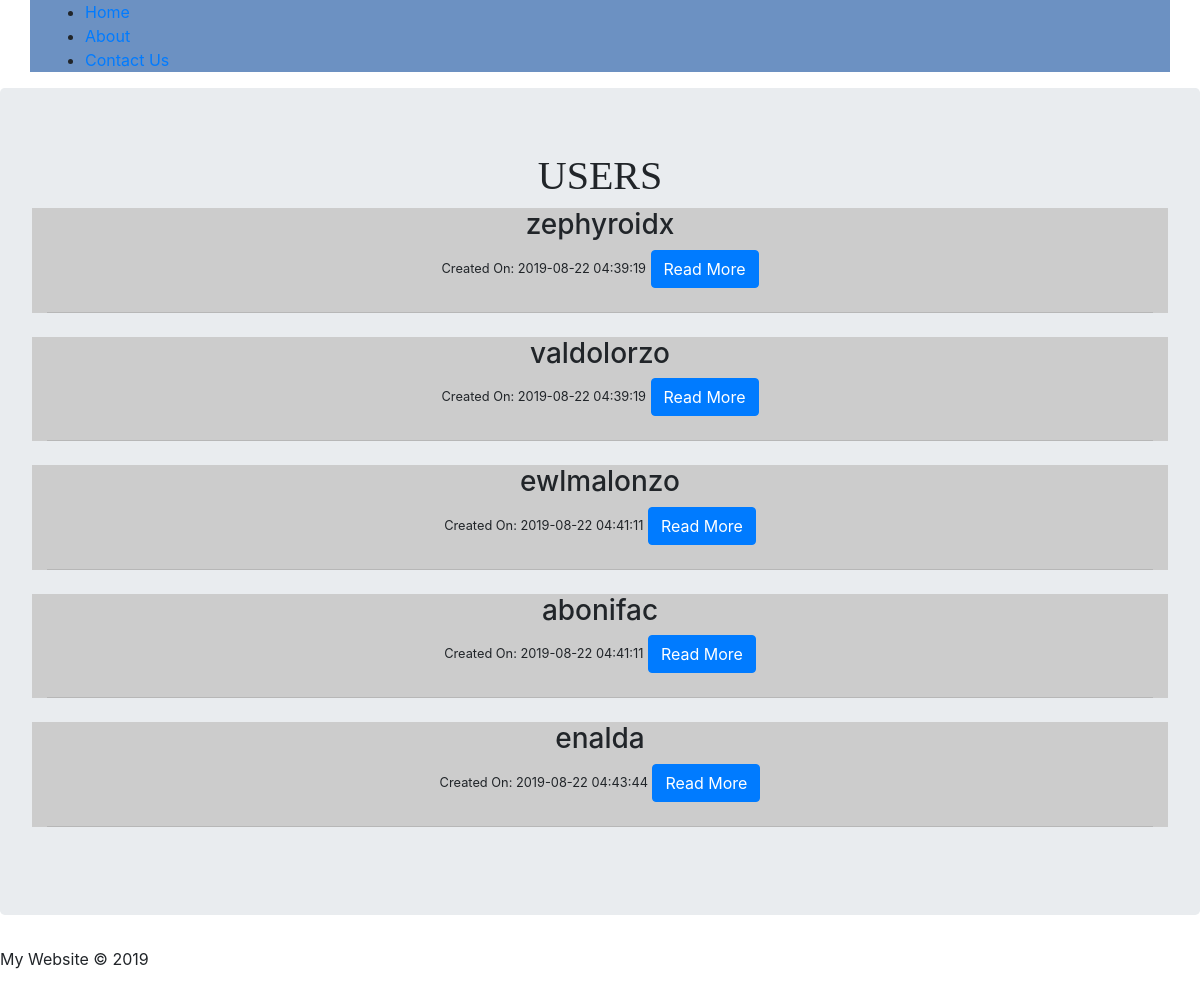
Page /Database/index.php on the committed database.
### tables this page shows
CREATE TABLE `users` (
  `id` int(11) NOT NULL,
  `uname` varchar(255) NOT NULL,
  `fname` varchar(255) NOT NULL,
  `lname` varchar(255) NOT NULL,
  `datecreated` timestamp NOT NULL DEFAULT CURRENT_TIMESTAMP
);

### Database/index.php (the view, shortened to what this page needs)
<?php
require('config/db.php');
$query = 'SELECT * FROM users';
$result = mysqli_query($conn, $query);
$users = mysqli_fetch_all($result, MYSQLI_ASSOC);
?>
<?php include('inc/header.php');?>
	<div class="jumbotron">
		<h1 style="font-family: 'Impact';text-align: center;">USERS</h1>
		<?php foreach ($users as $user):?>
			<div class="container" style="background-color: #CCCCCC; text-align: center">
				<h3><?php echo $user['uname']; ?></h3>
				<small>Created On: <?php echo $user['datecreated'];?></small>
			<a class="btn btn-primary" href="<?php echo ROOT_URL; ?>post.php?id=<?php echo $user['id']; ?>">Read More</a>
			<hr class="my-4">
			</div>
		<?php endforeach;?>
	</div>
<?php include('inc/footer.php');?>

### WebDev-Malonzo/Activity/Activity3/header.php (shortened to what this page needs)
<!DOCTYPE html>
<html>
<head>
	<link rel="stylesheet" href="https://stackpath.bootstrapcdn.com/bootstrap/4.3.1/css/bootstrap.min.css">
<body>
	<div class="container" style="background: #6C91C2">
		<ul>
			<li><a href="home.php">Home</a></li>
			<li><a href="about.php">About</a></li>
			<li><a href="contact.php">Contact Us</a></li>
		</ul>
	</div>
</body>
</html>

### WebDev-Malonzo/Activity/Activity3/footer.php (shortened to what this page needs)
<!DOCTYPE html>
<html>
<head>
</head>
<body>
	<footer>
		<p>My Website &copy 2019</p>
	</footer>
</body>
</html>

### rows in the picture
users: uname "zephyroidx", datecreated "2019-08-22 04:39:19"
users: uname "valdolorzo", datecreated "2019-08-22 04:39:19"
users: uname "ewlmalonzo", datecreated "2019-08-22 04:41:11"
users: uname "abonifac", datecreated "2019-08-22 04:41:11"
users: uname "enalda", datecreated "2019-08-22 04:43:44"
